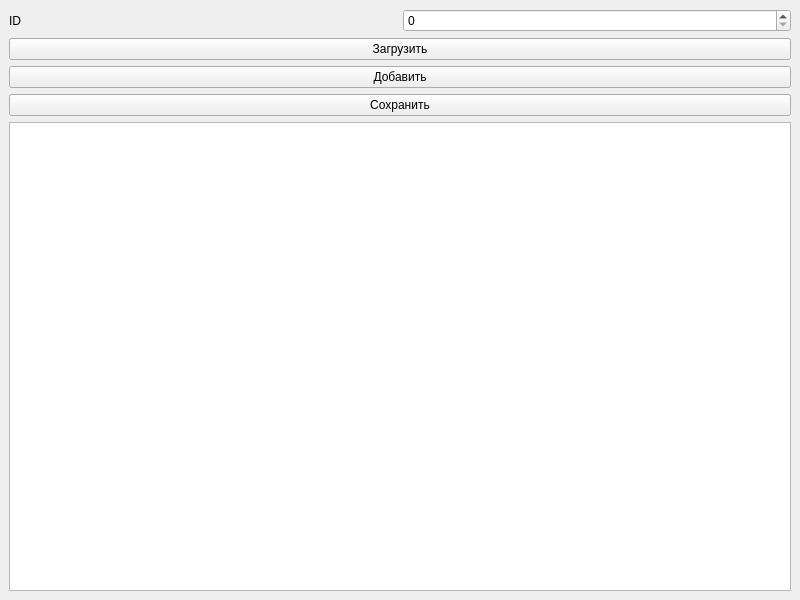
<?xml version="1.0" encoding="UTF-8"?>
<ui version="4.0">
 <class>MainWindow</class>
 <widget class="QMainWindow" name="MainWindow">
  <property name="geometry">
   <rect>
    <x>0</x>
    <y>0</y>
    <width>800</width>
    <height>600</height>
   </rect>
  </property>
  <property name="windowTitle">
   <string>MainWindow</string>
  </property>
  <widget class="QWidget" name="centralwidget">
   <layout class="QVBoxLayout" name="verticalLayout">
    <item>
     <layout class="QHBoxLayout" name="horizontalLayout">
      <item>
       <widget class="QLabel" name="label">
        <property name="text">
         <string>ID</string>
        </property>
       </widget>
      </item>
      <item>
       <widget class="QSpinBox" name="spinBox"/>
      </item>
     </layout>
    </item>
    <item>
     <widget class="QPushButton" name="open">
      <property name="text">
       <string>Загрузить</string>
      </property>
     </widget>
    </item>
    <item>
     <widget class="QPushButton" name="add">
      <property name="text">
       <string>Добавить</string>
      </property>
     </widget>
    </item>
    <item>
     <widget class="QPushButton" name="save">
      <property name="text">
       <string>Сохранить</string>
      </property>
     </widget>
    </item>
    <item>
     <widget class="QTableWidget" name="tableWidget"/>
    </item>
   </layout>
  </widget>
 </widget>
 <resources/>
 <connections/>
</ui>
